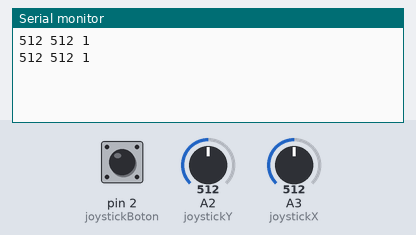
This sketch was run on a simulated Arduino Uno, built with avr-gcc and run on an emulated ATmega328P. Shown: the last lines printed to the serial monitor. The test bench sets the inputs (shaded band); at power-on: A2 (joystickY) = 512, A3 (joystickX) = 512, pin 2 (joystickBoton) HIGH.

Above: at 1.8 s.
1.9 s: A2 (joystickY) set to 716
At 2.8 s:
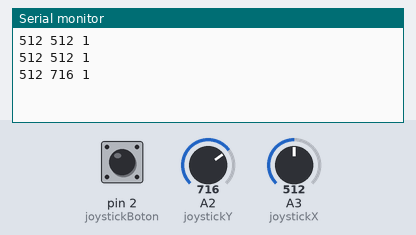
3.4 s: A3 (joystickX) set to 716
At 4.7 s:
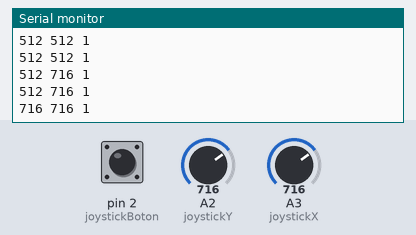
4.9 s: pin 2 (joystickBoton) pulled LOW for 1.2 s
At 5.6 s:
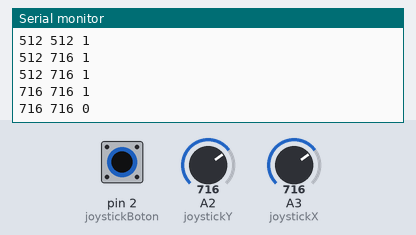
7.6 s: A2 (joystickY) set to 900
At 8.8 s:
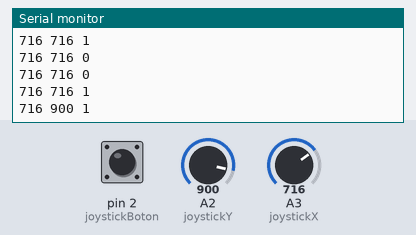
9.1 s: A3 (joystickX) set to 900
At 9.1 s:
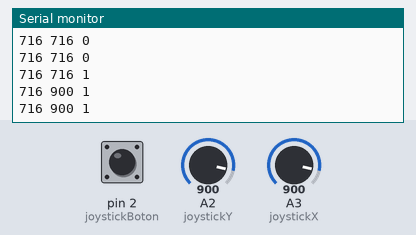
10.6 s: pin 2 (joystickBoton) pulled LOW for 1.2 s
At 11.5 s:
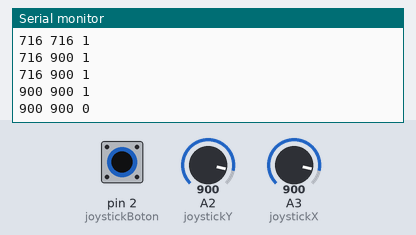
Timing chart, 0 to 13.6 s (numbered marks = the images above; inputs shaded):
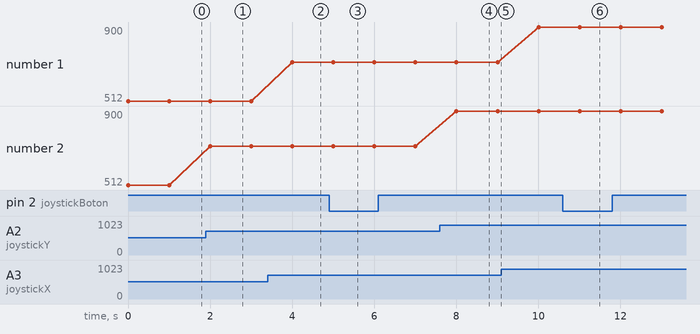

The sketch:

20.ino
```cpp
#define joystickX A3
#define joystickY A2
#define joystickBoton 2

void setup() {
  Serial.begin(9600);
  pinMode(joystickBoton, INPUT_PULLUP);
}

void loop() {
  Serial.print(analogRead(joystickX));
  Serial.print(" ");
  Serial.print(analogRead(joystickY));
  Serial.print(" ");
  Serial.println(digitalRead(joystickBoton));
  delay(1000);
}
```

Measured:
- after the input at 1.9 s, the serial monitor: prints a new line after 0.10 s (image 1)
- after the input at 3.4 s, the serial monitor: prints a new line after 0.60 s (image 2)
- after the input at 4.9 s, the serial monitor: prints a new line after 0.10 s (image 3)
- after the input at 7.6 s, the serial monitor: prints a new line after 0.41 s (image 4)
- after the input at 10.6 s, the serial monitor: prints a new line after 0.41 s (image 6)
- plotted number 2: 512 → 716 after the input at 1.9 s, 716 → 900 after the input at 7.6 s
